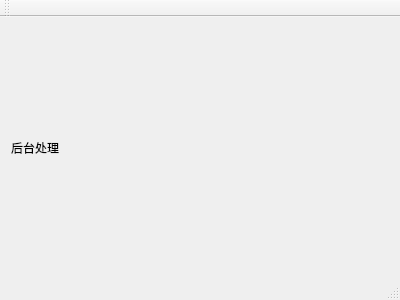
<?xml version="1.0" encoding="UTF-8"?>
<ui version="4.0">
 <class>MainWindow</class>
 <widget class="QMainWindow" name="MainWindow">
  <property name="geometry">
   <rect>
    <x>0</x>
    <y>0</y>
    <width>400</width>
    <height>300</height>
   </rect>
  </property>
  <property name="windowTitle">
   <string>MainWindow</string>
  </property>
  <widget class="QWidget" name="centralWidget">
   <layout class="QGridLayout" name="gridLayout">
    <item row="0" column="0">
     <widget class="QLabel" name="label">
      <property name="styleSheet">
       <string notr="true">font: 28pt &quot;ADMUI3Lg&quot;;</string>
      </property>
      <property name="text">
       <string>后台处理</string>
      </property>
     </widget>
    </item>
   </layout>
  </widget>
  <widget class="QMenuBar" name="menuBar">
   <property name="geometry">
    <rect>
     <x>0</x>
     <y>0</y>
     <width>400</width>
     <height>26</height>
    </rect>
   </property>
  </widget>
  <widget class="QToolBar" name="mainToolBar">
   <attribute name="toolBarArea">
    <enum>TopToolBarArea</enum>
   </attribute>
   <attribute name="toolBarBreak">
    <bool>false</bool>
   </attribute>
  </widget>
  <widget class="QStatusBar" name="statusBar"/>
 </widget>
 <layoutdefault spacing="6" margin="11"/>
 <resources/>
 <connections/>
</ui>
